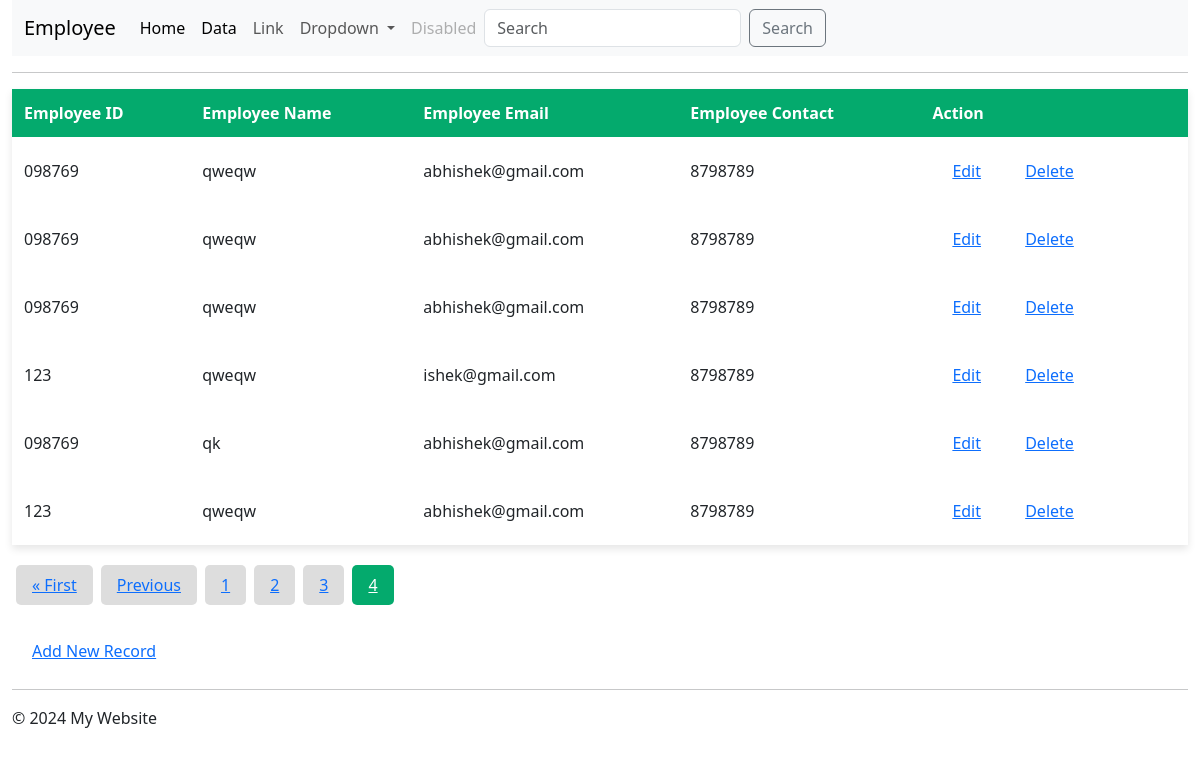
Page /show?page=4 on the earlier database version.
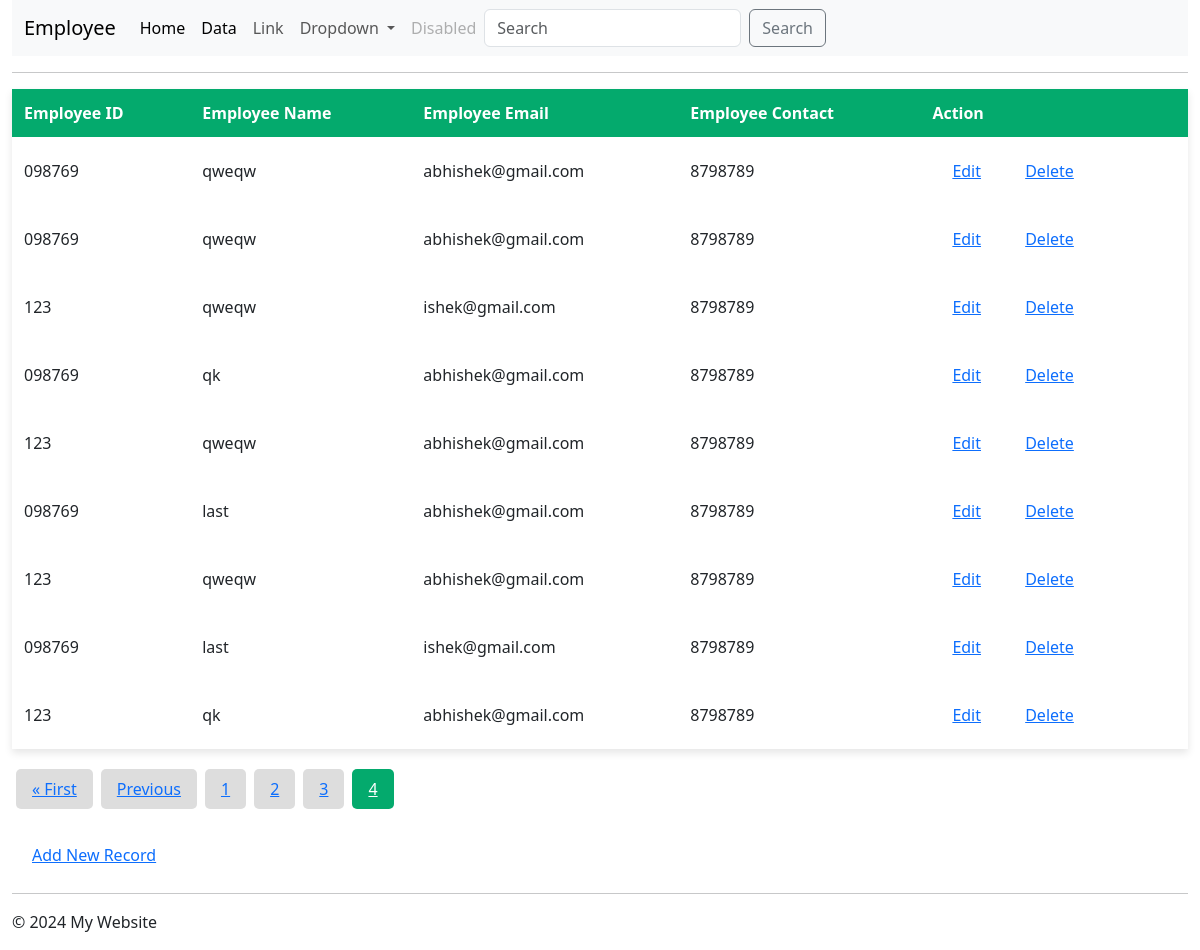
Same page on the later database version.
### employee/models.py (models this page shows, shortened)
class Employee(models.Model):
    eid = models.CharField(max_length=20)
    ename = models.CharField(max_length=100)
    eemail = models.EmailField()
    econtact = models.CharField(max_length=15)
    class Meta:
        db_table = "employee"

### employee/views.py (the view)
# urls.py: path('show',views.show),
def show(request):
    employees = Employee.objects.all()
    paginator = Paginator(employees, 10)  # Set 1 employee per page
    page_number = request.GET.get('page')
    page_obj = paginator.get_page(page_number)
    return render(request, "show.html", {'page_obj': page_obj})

### employee/templates/show.html (shortened to what this page needs)
{% extends 'index.html' %}
{%block content%}
    <table>
        <thead>
            <tr>
                <th>Employee ID</th>
                <th>Employee Name</th>
                <th>Employee Email</th>
                <th>Employee Contact</th>
                <th>Action</th>
            </tr>
        </thead>
        <tbody>
            {% for employee in page_obj %}
            <tr>
                <td>{{ employee.eid }}</td>
                <td>{{ employee.ename }}</td>
                <td>{{ employee.eemail }}</td>
                <td>{{ employee.econtact }}</td>
                <td>
                    <button class="edit-btn"><a href="/edit/{{ employee.id }}">Edit</a></button>
                    <button class="delete-btn"><a href="/delete/{{ employee.id }}">Delete</a></button>
                </td>
            </tr>
            {% endfor %}
        </tbody>
    </table>
    <div class="pagination">
        {% if page_obj.has_previous %}
            <a href="?page=1">&laquo; First</a>
            <a href="?page={{ page_obj.previous_page_number }}">Previous</a>
        {% endif %}
        {% for num in page_obj.paginator.page_range %}
            {% if page_obj.number == num %}
                <a href="#" class="active">{{ num }}</a>
            {% else %}
                <a href="?page={{ num }}">{{ num }}</a>
            {% endif %}
        {% endfor %}
    </div>
    <br>
    <button><a href="/emp">Add New Record</a></button>
{% endblock %}

### employee/templates/index.html (shortened to what this page needs)
<!DOCTYPE html>
<html lang="en">
<head>
    <link href="https://cdn.jsdelivr.net/npm/bootstrap@5.3.3/dist/css/bootstrap.min.css" rel="stylesheet">
    </head>
<body>
    <div class="container-fluid">
    <nav class="navbar navbar-expand-lg bg-body-tertiary">
            <div class="container-fluid">
                <a class="navbar-brand" href="#">Employee </a>
                <div class="collapse navbar-collapse" id="navbarSupportedContent">
                    <ul class="navbar-nav me-auto mb-2 mb-lg-0">
                        <li class="nav-item">
                            <a class="nav-link active" aria-current="page" href="{% url 'landing_page' %}">Home</a>
                        </li>
                        <div class="collapse navbar-collapse" id="navbarSupportedContent">
                            <ul class="navbar-nav me-auto mb-2 mb-lg-0">
                                <li class="nav-item">
                                    <a class="nav-link active" aria-current="page" href="#">Data</a>
                                </li>
                        <li class="nav-item">
                            <a class="nav-link" href="#">Link</a>
                        </li>
                        <li class="nav-item dropdown">
                            <a class="nav-link dropdown-toggle" href="#" role="button" data-bs-toggle="dropdown" aria-expanded="false">
                                Dropdown
                            </a>
                        </li>
                        <li class="nav-item">
                            <a class="nav-link disabled" aria-disabled="true">Disabled</a>
                        </li>
                    </ul>
                    <form class="d-flex" role="search" method="GET" action="{% url 'search' %}">
                        <input class="form-control me-2" type="search" name="q" placeholder="Search" aria-label="Search">
                        <button class="btn btn-outline-secondary" type="submit">Search</button>
                    </form>
                </div>
            </div>
    </nav>
    <hr>
{% block content%}{% endblock%}
    <hr>
    <div>
    <footer>
        <p>&copy; 2024 My Website</p>
      </footer>
    </div>
</body>
</html>

### employee/templates/show.html (style rules this page uses)
body { font-family: Arial, sans-serif; background-color: #f4f4f4; margin: 25px; }
table { border-collapse: collapse; width: 100%; background-color: #fff; box-shadow: 0 4px 8px rgba(0, 0, 0, 0.1); }
th, td { border: 1px solid #ddd; padding: 12px; text-align: left; }
th { background-color: #04AA6D; color: white; }
button { border: none; border-radius: 5px; padding: 10px 20px; background-color: white; color: white; font-size: 16px; cursor: pointer; transition: background-color 0.3s; }
a { text-decoration: none; color: #04aa5d; transition: color 0.3s; }
.delete-btn { border: none; border-radius: 5px; padding: 10px 20px; background-color: white; color: white; font-size: 16px; cursor: pointer; transition: background-color 0.3s; }
.pagination { margin-top: 20px; text-align: center; }
.pagination a { display: inline-block; padding: 8px 16px; border-radius: 5px; background-color: #ddd; margin: 0 4px; }
.pagination a.active { background-color: #04AA6D; color: white; }

Differences in the rows shown:
no longer on this page (row unchanged): Employee: eid "098769", ename "qweqw", eemail "abhishek@gmail.com", econtact "8798789"
added Employee: eid "098769", ename "last", eemail "abhishek@gmail.com", econtact "8798789"
added Employee: eid "123", ename "qweqw", eemail "abhishek@gmail.com", econtact "8798789"
added Employee: eid "098769", ename "last", eemail "ishek@gmail.com", econtact "8798789"
added Employee: eid "123", ename "qk", eemail "abhishek@gmail.com", econtact "8798789"
